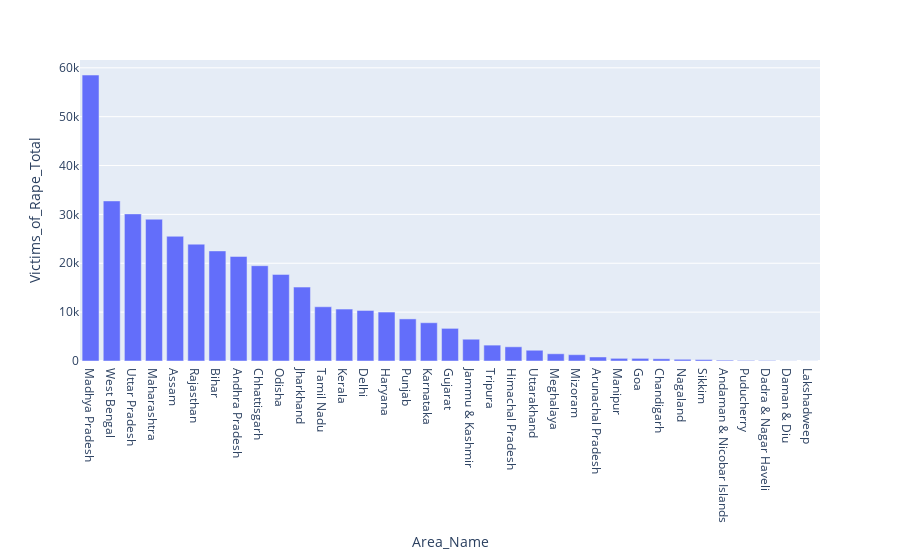

The code cell stored with this chart in its notebook:
### Code cell
import plotly.express as px
fig = px.bar(a, x = 'Area_Name', y = 'Victims_of_Rape_Total')
fig.show()

### Figure 1 — Plotly figure (JSON) as saved in the notebook; plotly's stock layout.template omitted (floating-point values rounded to 4 significant figures)
{"data": [{"alignmentgroup": "True", "hovertemplate": "Area_Name=%{x}<br>Victims_of_Rape_Total=%{y}<extra></extra>", "legendgroup": "", "marker": {"color": "#636efa"}, "name": "", "offsetgroup": "", "orientation": "v", "showlegend": false, "textposition": "auto", "type": "bar", "x": ["Madhya Pradesh", "West Bengal", "Uttar Pradesh", "Maharashtra", "Assam", "Rajasthan", "Bihar", "Andhra Pradesh", "Chhattisgarh", "Odisha", "Jharkhand", "Tamil Nadu", "Kerala", "Delhi", "Haryana", "Punjab", "Karnataka", "Gujarat", "Jammu & Kashmir", "Tripura", "Himachal Pradesh", "Uttarakhand", "Meghalaya", "Mizoram", "Arunachal Pradesh", "Manipur", "Goa", "Chandigarh", "Nagaland", "Sikkim", "Andaman & Nicobar Islands", "Puducherry", "Dadra & Nagar Haveli", "Daman & Diu", "Lakshadweep"], "xaxis": "x", "y": [58514, 32756, 30106, 29010, 25524, 23908, 22526, 21392, 19502, 17720, 15126, 11098, 10616, 10342, 10018, 8614, 7834, 6678, 4456, 3252, 2906, 2202, 1478, 1292, 824, 546, 540, 456, 352, 298, 168, 114, 98, 28, 14], "yaxis": "y"}], "layout": {"barmode": "relative", "legend": {"tracegroupgap": 0}, "margin": {"t": 60}, "xaxis": {"anchor": "y", "domain": [0, 1], "title": {"text": "Area_Name"}}, "yaxis": {"anchor": "x", "domain": [0, 1], "title": {"text": "Victims_of_Rape_Total"}}}}
